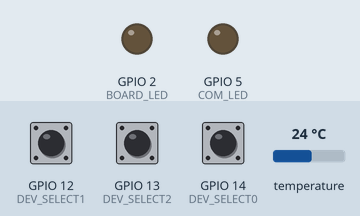
Bench run of a sketch on a simulated ESP8266 (NodeMCU). Parts: output pins drawn as LEDs (lit = HIGH). Inputs (shaded band) come from the test bench; at power-on: GPIO 12 (DEV_SELECT1) HIGH, GPIO 13 (DEV_SELECT2) HIGH, GPIO 14 (DEV_SELECT0) HIGH, temperature 24 °C. WiFi joins after 1.5 s; servers stay silent unless stated; random numbers use the default seed unless the sketch sets one; what the sketch prints to the serial monitor is not drawn. At 5.5 s the program puts the board to deep sleep or switches it off; the recording ends there.

Above: at 1.55 s.
Timing chart, 0 to 4.5 s (numbered marks = the images above):
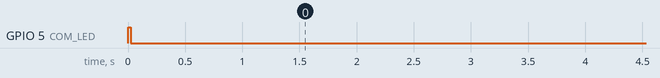

The sketch:

NixieThermometerSensor.ino
```cpp
//#define SLEEP_DURATION  1     // 10 sec, test purpose
//#define SLEEP_DURATION  60     // 1 min
//#define SLEEP_DURATION  300     // 5 min
#define SLEEP_DURATION  900     // 15 min

#define WIFI_AP_NAME1   "BSFClock1"
#define WIFI_AP_NAME2   "BSFClock2"
#define WIFI_AP_PWD  ""
//#define DHT_SENSOR
#define DS_SENSOR

#define COM_LED   5
#define DEV_SELECT0 14
#define DEV_SELECT1 12
#define DEV_SELECT2 13


#define DEBUG_MODE
//#define TEST_MODE
#define BOARD_LED 2

//#define FORCE_SIMULATION
#define SIMUL_ADDR  1
#define SIMUL_TEMP  -18
#define SIMUL_RSSI  -70


#define UDP_MODE


//-- Libraries Included --------------------------------------------------------------
#include <ESP8266WiFi.h>
#include <WiFiUDP.h>

#ifdef DHT_SENSOR
  #include "DHT.h"
#endif

#ifdef DS_SENSOR
  #include <OneWire.h>
  #include <DallasTemperature.h>
#endif


long    g_CorrSleepDuration = 0;

//------------------------------------------------------------------------------------

#ifdef DHT_SENSOR
  #define DHTPIN 4
  #define DHTTYPE DHT11   // DHT 11
  //#define DHTTYPE DHT22   // DHT 22  (AM2302), AM2321
  //#define DHTTYPE DHT21   // DHT 21 (AM2301)
  DHT dht(DHTPIN, DHTTYPE);
#endif

#ifdef DS_SENSOR
  #define ONE_WIRE_BUS 4
  OneWire oneWire(ONE_WIRE_BUS);
  DallasTemperature sensors(&oneWire);
#endif

//------------------------------------------------------------------------------------
  // Authentication Variables
  char*       ssid;              // SERVER WIFI NAME
  char*       password;          // SERVER PASSWORD
  const String  Devicename = "Device_1";
  short g_ModuleAddr = 0;
  long g_Start;

//------------------------------------------------------------------------------------
  // WIFI Module Role & Port
  IPAddress APlocal_IP(192, 168, 4, 2);
  //IPAddress    apIP(10, 10, 10, 1);
  IPAddress APgateway(192, 168, 4, 1);
  IPAddress APsubnet(255, 255, 255, 0);


#ifdef UDP_MODE
  unsigned int UDPPort = 2390;      // local port to send and listen to
  WiFiUDP Udp;
#endif


//------------------------------------------------------------------------------------
  // Some Variables
  char result[32];              // Buffer big enough for 7-character float
  char packetBuffer[255];       // buffer for incoming data
  String Message;
//====================================================================================

void setup() {
short res;
  pinMode(DEV_SELECT0, INPUT_PULLUP);
  pinMode(DEV_SELECT1, INPUT_PULLUP);
  pinMode(DEV_SELECT2, INPUT_PULLUP);
  pinMode(COM_LED, OUTPUT);
  digitalWrite( COM_LED, LOW );
  g_ModuleAddr = digitalRead(DEV_SELECT0) + 2*digitalRead(DEV_SELECT1);

  digitalWrite( COM_LED, HIGH );
  delay(25);
  digitalWrite( COM_LED, LOW );


#ifdef DEBUG_MODE
  pinMode(BOARD_LED, OUTPUT);
  g_Start = millis();
  Serial.begin(9600);
  Serial.println("");

  Serial.print("Module Address:");
  Serial.println(g_ModuleAddr );
  digitalWrite( BOARD_LED, LOW );
#endif

  g_CorrSleepDuration = random( SLEEP_DURATION / 10 ) - (SLEEP_DURATION/20);
  g_CorrSleepDuration = g_CorrSleepDuration + SLEEP_DURATION;

#ifdef DEBUG_MODE
  Serial.print("I will sleep for:");
  Serial.println(g_CorrSleepDuration);
#endif


#ifdef UDP_MODE
  // WiFi Connect ----------------------------------------------------
  res = Check_WiFi_and_Connect();
  if(res == 0)
  {
    for(int i=0;i<3;i++)
    {
      digitalWrite( COM_LED, HIGH );
      delay(25);
      digitalWrite( COM_LED, LOW );
      delay(150);
    }
    #ifndef TEST_MODE
      ESP.deepSleep(g_CorrSleepDuration * 1000000);
    #endif
  }
#endif


}

//====================================================================================

void loop() {

#ifdef UDP_MODE


  Send_Data_To_Server();


#ifdef DEBUG_MODE
  Serial.print("Duration:");
  Serial.println(millis() - g_Start);
#endif


#ifdef TEST_MODE
  delay(5000);
#else
  delay(100);
  ESP.deepSleep(g_CorrSleepDuration * 1000000);
#endif


#endif


}

//====================================================================================
#ifdef UDP_MODE


void Send_Data_To_Server() {
long tNow, tNow2 ;

  long rssi = WiFi.RSSI();

#ifdef DEBUG_MODE
  Serial.print("RSSI:");
  Serial.println(rssi);
#endif

#ifdef DHT_SENSOR
//  float t = dht.readTemperature();
#endif

#ifdef DS_SENSOR
  #ifndef FORCE_SIMULATION
    sensors.requestTemperatures(); // Send the command to get temperatures
    tNow = (long) sensors.getTempCByIndex(0);
    sensors.requestTemperatures(); // Send the command to get temperatures
    tNow2 = (long) sensors.getTempCByIndex(0);
    //compare temp
    if( tNow != tNow2 )
    {
      sensors.requestTemperatures(); // Send the command to get temperatures
      tNow = (long) sensors.getTempCByIndex(0);
    }
    Message = "ID:";
    Message = Message + (String)(g_ModuleAddr);
    Message = Message + "T:";
    Message = Message + (String)(tNow);
    Message = Message + "RSSI:";
    Message = Message + (String)(rssi);
  #else
    Message = "ID:";
    Message = Message + (String)(SIMUL_ADDR);
    Message = Message + "T:";
    Message = Message + (String)(SIMUL_TEMP);
    Message = Message + "RSSI:";
    Message = Message + (String)(SIMUL_RSSI);
  #endif


#endif

#ifdef DEBUG_MODE
  Serial.print("Sending Data:");
  Serial.println(Message.c_str());
#endif

  Udp.beginPacket(APlocal_IP, UDPPort);                         // the IP Adress must be known
  // Udp.beginPacket(Udp.remoteIP(), Udp.remotePort());         // this can be used, to answer to a peer, if data was received first
  Udp.write(Message.c_str());
  Udp.endPacket();                                              // this will automatically send the data

/*
  digitalWrite( COM_LED, HIGH );
  delay(25);
  digitalWrite( COM_LED, LOW );
*/

  tNow = millis();

  while(1)
  {
    int packetSize = Udp.parsePacket();
    if (packetSize)
    {
#ifdef DEBUG_MODE
      Serial.print("Received packet of size ");
      Serial.println(packetSize);
      Serial.print("From ");
#endif
      IPAddress remoteIp = Udp.remoteIP();

#ifdef DEBUG_MODE
      Serial.print(remoteIp);
      Serial.print(", port ");
      Serial.println(Udp.remotePort());
#endif
      // read the packet into packetBufffer
      int len = Udp.read(packetBuffer, 255);
      if (len > 0)
      {
        packetBuffer[len] = 0;
      }
#ifdef DEBUG_MODE
      Serial.print("Contents:");
      Serial.println(packetBuffer);
#endif
      digitalWrite( COM_LED, HIGH );
      delay(25);
      digitalWrite( COM_LED, LOW );
      delay(150);
      break;                                                    // exit the while-loop
    }
    if((millis()-tNow)>2000)
    {                                   // if more then 1 second no reply -> exit
#ifdef DEBUG_MODE
      Serial.println("timeout");
#endif

      for(int i=0;i<2;i++)
      {
        digitalWrite( COM_LED, HIGH );
        delay(25);
        digitalWrite( COM_LED, LOW );
        delay(150);
      }
      break;                                                    // exit
    }
  }

}

//====================================================================================

short Check_WiFi_and_Connect()
{
long tNow;

#ifdef DEBUG_MODE
    Serial.println();
    Serial.print("Wait for WiFi : ");
#endif

    if( digitalRead(DEV_SELECT2) )
    {
      WiFi.begin(WIFI_AP_NAME1,WIFI_AP_PWD);                                 // reconnect to the Network
     Serial.print(WIFI_AP_NAME1);
    }
    else
    {
      WiFi.begin(WIFI_AP_NAME2,WIFI_AP_PWD);                                 // reconnect to the Network
     Serial.print(WIFI_AP_NAME2);
    }


    tNow = millis();
    while (WiFi.status() != WL_CONNECTED)
    {
      delay(500);
#ifdef DEBUG_MODE
      Serial.print(".");
#endif
      if( (millis() - tNow) > 5000 )
        return(0);
    }

#ifdef DEBUG_MODE
    Serial.println("");
    Serial.println("WiFi connected");
    Serial.println("IP address: " + WiFi.localIP().toString());
#endif
    Udp.begin(UDPPort);

    return(1);
}

#endif
```

Measured:
- by itself, GPIO 5 (COM_LED): goes LOW 5.0 s, HIGH 0.03 s, LOW 0.15 s, HIGH 0.03 s, then LOW
